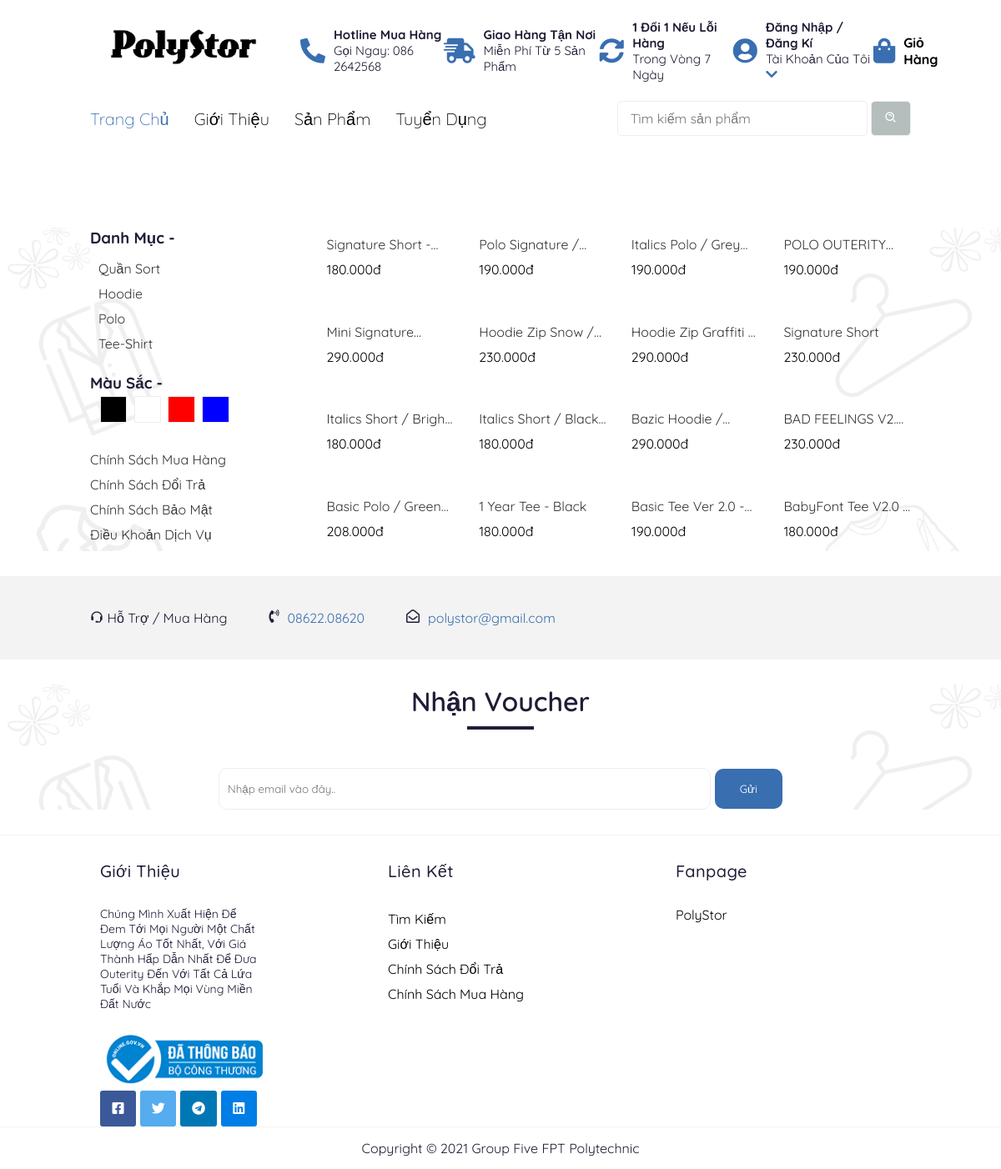
The page /index.php?act=product on the database its author committed.
### tables this page shows
CREATE TABLE `danhmuc` (
  `id_danhmuc` int(11) NOT NULL,
  `name` varchar(255) NOT NULL
);

CREATE TABLE `sanpham` (
  `id` int(11) NOT NULL,
  `name_sp` varchar(250) NOT NULL,
  `price` int(11) NOT NULL,
  `img` varchar(500) NOT NULL,
  `mota` text NOT NULL,
  `luotxem` int(11) NOT NULL,
  `iddm` int(11) NOT NULL
);

### model/pdo.php (called while the page is built, shortened)
<?php
function pdo_get_connection(){
    $dburl = "mysql:host=localhost;dbname=duantin;charset=utf8";
    $username = 'root';
    $password = '';
    $conn = new PDO($dburl, $username, $password);
    $conn->setAttribute(PDO::ATTR_ERRMODE, PDO::ERRMODE_EXCEPTION);
    return $conn;
}
function pdo_query($sql){
    $sql_args = array_slice(func_get_args(), 1);
    try{
        $conn = pdo_get_connection();
        $stmt = $conn->prepare($sql);
        $stmt->execute($sql_args);
        $rows = $stmt->fetchAll();
        return $rows;
    }
    catch(PDOException $e){
        throw $e;
    }
    finally{
        unset($conn);
    }
}

### model/danhmuc.php (called while the page is built, shortened)
<?php
    function loadall_danhmuc(){
        $sql="select * from danhmuc order by id_danhmuc desc";
        $listdanhmuc=pdo_query($sql);
        return $listdanhmuc;
    }
?>

### model/sanpham.php (called while the page is built, shortened)
<?php
    function loadall_sanpham($keyw="",$iddm=0){
        $sql="select * from sanpham where 1";
        $sql.=" order by id desc";
        $listsanpham=pdo_query($sql);
        return $listsanpham;
    }
    function loadall_sanpham_home(){
        $sql="select * from sanpham where 1 order by id desc limit 0,12";
        $listsanpham=pdo_query($sql);
        return $listsanpham;
    }
    function loadall_sanpham_top10(){
        $sql="select * from sanpham where 1 order by luotxem desc limit 0,8";
        $listsanpham=pdo_query($sql);
        return $listsanpham;
    }
?>

### view/product.php (the view)
<section class="product-all">
    <div class="category">
        <h3>Danh Mục -</h3>
        <ul class="category-list">
            <?php
                    foreach ($dsdm as $dm) {
                        extract($dm);
                        $linkdm="index.php?act=product&iddm=".$id_danhmuc;
                        echo'
                            <li><a href="'.$linkdm.'">'.$name.'</a></li>
                        ';
                    }
                ?>
        </ul>
        <h3>Màu Sắc -</h3>
        <div class="color-list">
            <a href="#" id="black">a</a>
            <a href="#" id="white">a</a>
            <a href="#" id="red">a</a>
            <a href="#" id="blue">a</a>
        </div>
        <ul>
            <li><a href="">Chính sách mua hàng</a></li>
            <li><a href="">Chính sách đổi trả</a></li>
            <li><a href="">Chính sách bảo mật</a></li>
            <li><a href="">Điều khoản dịch vụ</a></li>
        </ul>
    </div>
    <div class="product">
        <?php
            foreach ($dssp as $sp) {
                extract($sp);
                $linksp="index.php?act=product-detail&idsp=".$id;
                echo '
                <a href="'.$linksp.'" class="product-item">
                <img src="'.$img.'" alt="">
                <b>'.$name_sp.'</b>
                <p>'.number_format($price,0, ',', '.').'đ</p>
                </a>
                    ';
            }
        ?>
    </div>
</section>

### view/header.php (shortened to what this page needs)
<!DOCTYPE html>
<html lang="en">
<head>
    <link rel="stylesheet" href="./css/style.css">
    <link rel="stylesheet" href="https://cdnjs.cloudflare.com/ajax/libs/font-awesome/5.15.4/css/all.min.css"
 />
        <link href='https://unpkg.com/boxicons@2.0.9/css/boxicons.min.css' rel='stylesheet'>
</head>
<body>
    <header class="header">
        <div class="header-main">
            <img src="./images/logo.png" alt="" class="logo">
            <div class="phone icon">
                <i class="fas fa-phone-alt"></i>
                <div class="infor">
                    <b>Hotline mua hàng</b>
                    <p>Gọi ngay: 086 2642568</p>
                </div>
            </div>
            <div class="ship icon">
                <i class="fas fa-shipping-fast"></i>
                <div class="infor">
                    <b>Giao hàng tận nơi</b>
                    <p>Miễn phí từ 5 sản phẩm</p>
                </div>
            </div>
            <div class="trade icon">
                <i class="fas fa-sync-alt"></i>
                <div class="infor">
                    <b>1 Đổi 1 nếu lỗi hàng</b>
                    <p>Trong vòng 7 ngày</p>
                </div>
            </div>
            <div class="login icon" id="login-btn">
                <i class="fas fa-user-circle"></i>
                <div class="infor">
                    <b>Đăng nhập / Đăng kí</b>
                    <p >Tài khoản của tôi <i class="fas fa-chevron-down"></i></p>
                </div>
            </div>
            <a href="index.php?act=addtocart" class="cart icon">
                <i class="fas fa-shopping-bag"></i>
                <b>Giỏ hàng</b>
            </a>
        </div>
        <div class="header-menu">
            <div class="nav">
                <a href="index.php" class="active">Trang Chủ</a>
                <a href="index.php?act=about">giới Thiệu</a>
                <a href="index.php?act=product">Sản Phẩm</a>
                <a href="index.php?act=tuyendung">Tuyển Dụng</a>
            </div>
            <div class="search">
                <form action="index.php?act=product" method="post">
                    <input type="text" name="kyw" id="" placeholder="Tìm kiếm sản phẩm">
                    <button type="submit" name="timkiem"><i class='bx bx-search-alt'></i></button>
                </form>
            </div>
        </div>
    </header>

### index.php (shortened to what this page needs)
<?php
    include "model/pdo.php";
    include "model/sanpham.php";
    include "model/danhmuc.php";
    $spnew=loadall_sanpham_home();
    $dsdm=loadall_danhmuc();
    $dstop10=loadall_sanpham_top10();
    $sp=loadall_sanpham($keyw="",$iddm=0);
?>
<?php require_once 'view/header.php'?>
<?php
    if(isset($_GET['act']) && ($_GET['act']!="")){
        $act=$_GET['act'];
        switch ($act) {
            case 'product':
                if(isset($_POST['kyw']) && ($_POST['kyw'] !="")){
                    $kyw=trim(strip_tags($_POST['kyw']));
                    $dssp=loadall_sanpham($kyw,$iddm);
                    $tendm=loadten_dm($iddm);
                    require_once 'view/search.php';
                } else{
                    $kyw="";
                }
                if(isset($_GET['iddm']) && ($_GET['iddm'] > 0)){
                    $iddm=$_GET['iddm'];
                    $dssp=loadall_sanpham($kyw,$iddm);
                    $tendm=loadten_dm($iddm);
                    require_once 'view/product.php';
                } else {
                    $iddm=0;
                }
                if(isset($_POST['kyw'])=='' && isset($_GET['iddm'])==0){
                    $dssp=loadall_sanpham($kyw,$iddm);
                    require_once 'view/product.php';
                }
                break;
                }
    } else {
        include "view/home.php";
    }
?>
<?php require_once 'view/footer.php' ?>

### view/footer.php (shortened to what this page needs)
<div class="support">
        <p><i class='bx bx-support'></i> Hỗ Trợ / Mua Hàng</p>
        <div class="phone box">
            <i class="fas fa-phone-volume"></i>
            <p>08622.08620</p>
        </div>
        <div class="email box">
            <i class="far fa-envelope-open"></i>
            <p>polystor@gmail.com</p>
        </div>
    </div>
    <section class="voucher">
        <h3 class="heading">Nhận Voucher</h3>
        <input type="text" name="" id="" placeholder="Nhập email vào đây..">
        <input type="submit" value="Gửi">
    </section>
    <footer class="footer">
        <div class="about">
            <h3>Giới Thiệu</h3>
            <p>Chúng mình xuất hiện để đem tới mọi người một chất lượng áo tốt nhất, với giá thành hấp dẫn nhất để đưa
                Outerity đến với tất cả lứa tuổi và khắp mọi vùng miền đất nước</p>
            <img src="../images/bo-cong-thuong.png" alt="">
                <ul class="social-share">
                    <li class="social-item social-item--facebook">
                    <i class="fab fa-facebook-square"></i>
                    </li>
                    <li class="social-item social-item--twitter">
                    <i class="fab fa-twitter"></i>
                    </li>
                    <li class="social-item social-item--telegram">
                    <i class="fab fa-telegram"></i>
                    </li>
                    <li class="social-item social-item--linkedin">
                    <i class="fab fa-linkedin"></i>
                    </li>
                </ul>
        </div>
        <div class="link">
            <h3>Liên Kết</h3>
            <a href="#">Tìm Kiếm</a>
            <a href="#">Giới Thiệu</a>
            <a href="#">Chính Sách Đổi Trả</a>
            <a href="#">Chính Sách Mua Hàng</a>
        </div>
        <div class="fanpage">
            <h3>Fanpage</h3>
            <div class="fb-page" data-href="https://www.facebook.com/PolyStor-107564828394270" data-tabs=""
                data-width="" data-height="" data-small-header="false" data-adapt-container-width="true"
                data-hide-cover="false" data-show-facepile="true">
                <blockquote cite="https://www.facebook.com/PolyStor-107564828394270" class="fb-xfbml-parse-ignore"><a
                        href="https://www.facebook.com/PolyStor-107564828394270">PolyStor</a></blockquote>
            </div>
        </div>
    </footer>
    <div class="copyright">
        <p>Copyright © 2021 Group Five FPT Polytechnic</p>
    </div>
</body>
</html>

### rows shown on the page
danhmuc: name "Quần Sort"
danhmuc: name "Hoodie"
danhmuc: name "Polo"
danhmuc: name "Tee-Shirt"
sanpham: name_sp "Signature Short…", price "180.000"
sanpham: name_sp "Polo Signature…", price "190.000"
sanpham: name_sp "Italics Polo /…", price "190.000"
sanpham: name_sp "POLO…", price "190.000"
sanpham: name_sp "Mini…", price "290.000"
sanpham: name_sp "Hoodie Zip Snow…", price "230.000"
sanpham: name_sp "Hoodie Zip Graffiti…", price "290.000"
sanpham: name_sp "Signature Short", price "230.000"
sanpham: name_sp "Italics Short /…", price "180.000"
sanpham: name_sp "Italics Short /…", price "180.000"
sanpham: name_sp "Bazic Hoodie…", price "290.000"
sanpham: name_sp "BAD FEELINGS…", price "230.000"
sanpham: name_sp "Basic Polo /…", price "208.000"
sanpham: name_sp "1 Year Tee - Black", price "180.000"
sanpham: name_sp "Basic Tee Ver 2.0…", price "190.000"
sanpham: name_sp "BabyFont Tee V2.0…", price "180.000"
